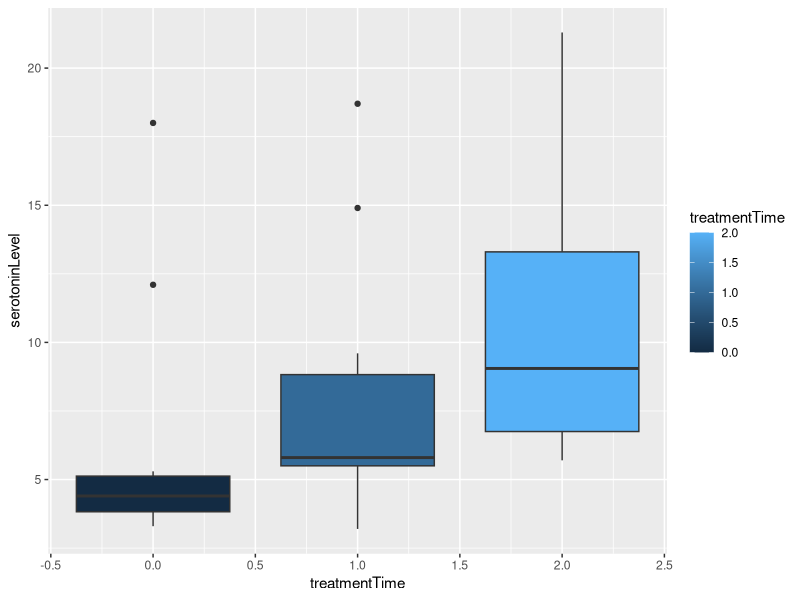
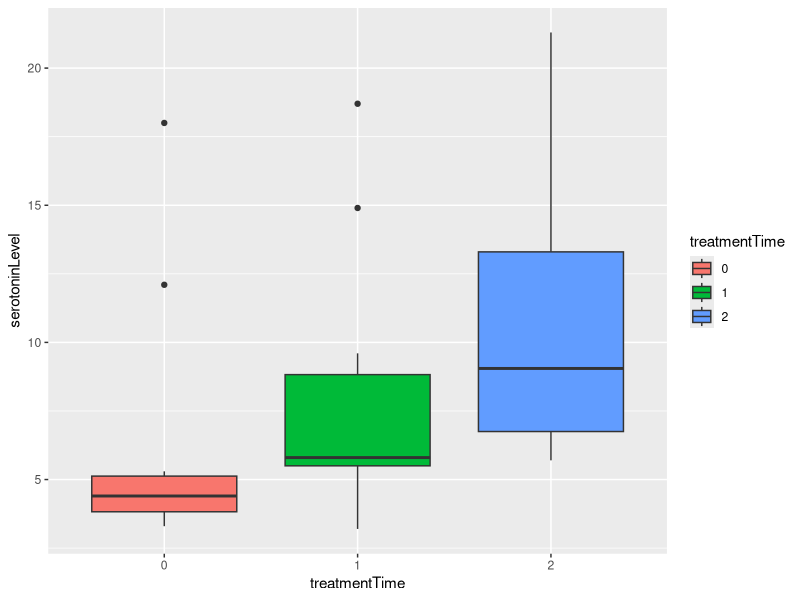

Write the R code that produced these figures, in order.
## ---- chunk 1
#| echo: false
library(ggplot2)
# Import the CSV file into an R Dataframe
locust_df <- read.csv("../Datasets/LocustSerotonin.csv") 

# Plot the data using ggplot package
ggplot(locust_df, aes(x = treatmentTime, 
                      y = serotoninLevel, 
                      group = treatmentTime, 
                      fill = treatmentTime)) +
  geom_boxplot() 
## ---- chunk 2
#| echo: false
library(ggplot2)
# Import the CSV file into an R Dataframe
locust_df <- read.csv("../Datasets/LocustSerotonin.csv") 

# Convert treatment time column to discrete values
locust_df$treatmentTime <- as.factor(locust_df$treatmentTime)

# Plot the data using ggplot package
ggplot(locust_df, aes(x = treatmentTime, 
                      y = serotoninLevel, 
                      group = treatmentTime, 
                      fill = treatmentTime)) +
  geom_boxplot() 
